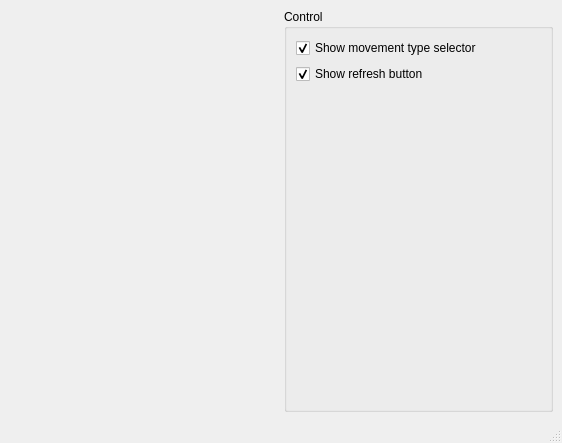
<?xml version="1.0" encoding="UTF-8"?>
<ui version="4.0">
 <class>MainWindow</class>
 <widget class="QMainWindow" name="MainWindow">
  <property name="geometry">
   <rect>
    <x>0</x>
    <y>0</y>
    <width>562</width>
    <height>443</height>
   </rect>
  </property>
  <property name="windowTitle">
   <string>Demo MotorAxisController</string>
  </property>
  <widget class="QWidget" name="centralwidget">
   <layout class="QHBoxLayout" name="horizontalLayout">
    <item>
     <layout class="QVBoxLayout" name="verticalLayout_2">
      <item>
       <widget class="MotorAxisController" name="controller">
        <property name="sizePolicy">
         <sizepolicy hsizetype="Preferred" vsizetype="Minimum">
          <horstretch>0</horstretch>
          <verstretch>0</verstretch>
         </sizepolicy>
        </property>
        <property name="numAxis">
         <number>2</number>
        </property>
       </widget>
      </item>
      <item>
       <spacer name="verticalSpacer_2">
        <property name="orientation">
         <enum>Qt::Vertical</enum>
        </property>
        <property name="sizeHint" stdset="0">
         <size>
          <width>20</width>
          <height>40</height>
         </size>
        </property>
       </spacer>
      </item>
     </layout>
    </item>
    <item>
     <widget class="QGroupBox" name="groupBox">
      <property name="title">
       <string>Control</string>
      </property>
      <layout class="QVBoxLayout" name="verticalLayout">
       <item>
        <widget class="QCheckBox" name="checkShowMovementType">
         <property name="text">
          <string>Show movement type selector</string>
         </property>
         <property name="checked">
          <bool>true</bool>
         </property>
        </widget>
       </item>
       <item>
        <widget class="QCheckBox" name="checkShowRefreshButton">
         <property name="text">
          <string>Show refresh button</string>
         </property>
         <property name="checked">
          <bool>true</bool>
         </property>
        </widget>
       </item>
       <item>
        <spacer name="verticalSpacer">
         <property name="orientation">
          <enum>Qt::Vertical</enum>
         </property>
         <property name="sizeHint" stdset="0">
          <size>
           <width>20</width>
           <height>179</height>
          </size>
         </property>
        </spacer>
       </item>
      </layout>
     </widget>
    </item>
   </layout>
  </widget>
  <widget class="QMenuBar" name="menubar">
   <property name="geometry">
    <rect>
     <x>0</x>
     <y>0</y>
     <width>562</width>
     <height>21</height>
    </rect>
   </property>
  </widget>
  <widget class="QStatusBar" name="statusbar"/>
 </widget>
 <customwidgets>
  <customwidget>
   <class>MotorAxisController</class>
   <extends>QWidget</extends>
   <header>motorAxisController.h</header>
  </customwidget>
 </customwidgets>
 <resources/>
 <connections>
  <connection>
   <sender>checkShowMovementType</sender>
   <signal>toggled(bool)</signal>
   <receiver>controller</receiver>
   <slot>setMovementTypeVisible(bool)</slot>
   <hints>
    <hint type="sourcelabel">
     <x>407</x>
     <y>61</y>
    </hint>
    <hint type="destinationlabel">
     <x>264</x>
     <y>125</y>
    </hint>
   </hints>
  </connection>
  <connection>
   <sender>checkShowRefreshButton</sender>
   <signal>toggled(bool)</signal>
   <receiver>controller</receiver>
   <slot>setRefreshAvailable(bool)</slot>
   <hints>
    <hint type="sourcelabel">
     <x>448</x>
     <y>87</y>
    </hint>
    <hint type="destinationlabel">
     <x>286</x>
     <y>91</y>
    </hint>
   </hints>
  </connection>
 </connections>
</ui>
